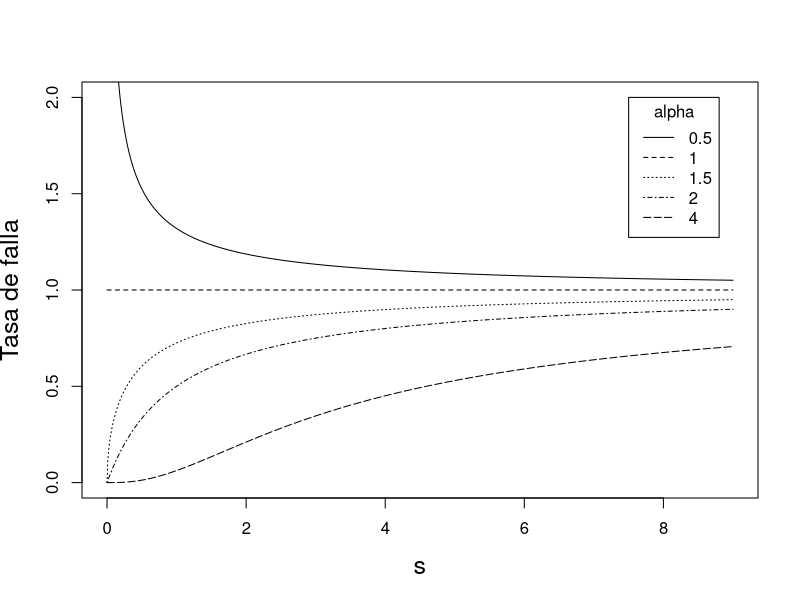

Generate this figure with R:
library(lattice);


lambda=1;
largo=5;
s=as.matrix(seq(0, 9, by = 0.01));
nombre=character(largo);
dims=dim(s);
alpha= matrix(0, largo, 1);
r= matrix(0, dims[1], largo);
for (K in 1:largo) {
  if(K==5){
    alpha[K]=4;
  } else {
  alpha[K]=(1/2)*K;
  }
  nombre[K]=as.character(alpha[K]);
  r[,K]=dgamma(s, alpha[K], lambda, log = F)/(1-pgamma(s, alpha[K], lambda, lower.tail = T, log.p = F));
}

plot(s,r[,1],type='l',lty=1,ylab='Tasa de falla',ylim=c(0,2),cex.lab=1.5,cex.main=2.0);
lines(s,r[,2],type='l',lty=2);
lines(s,r[,3],type='l',lty=3);
lines(s,r[,4],type='l',lty=4);
lines(s,r[,5],type='l',lty=5);
legend(7.5, 2, nombre, lty=1:5, title="alpha");

